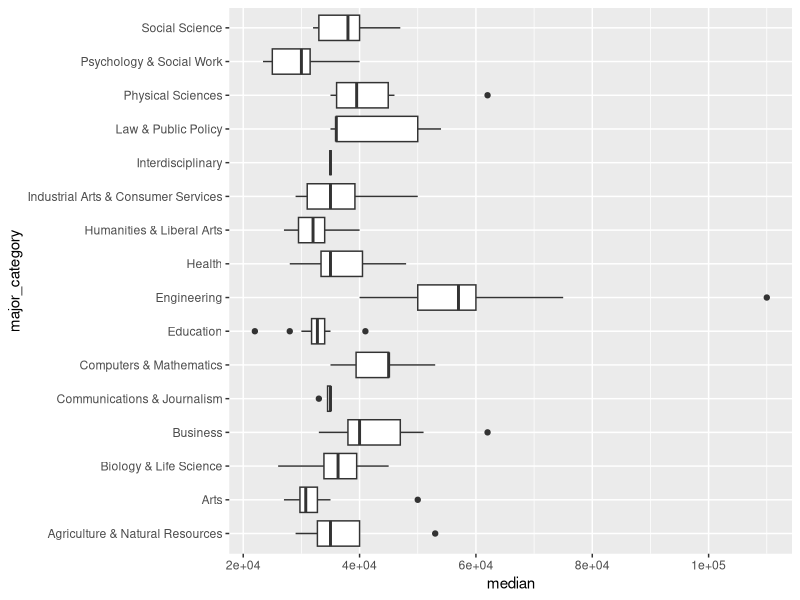
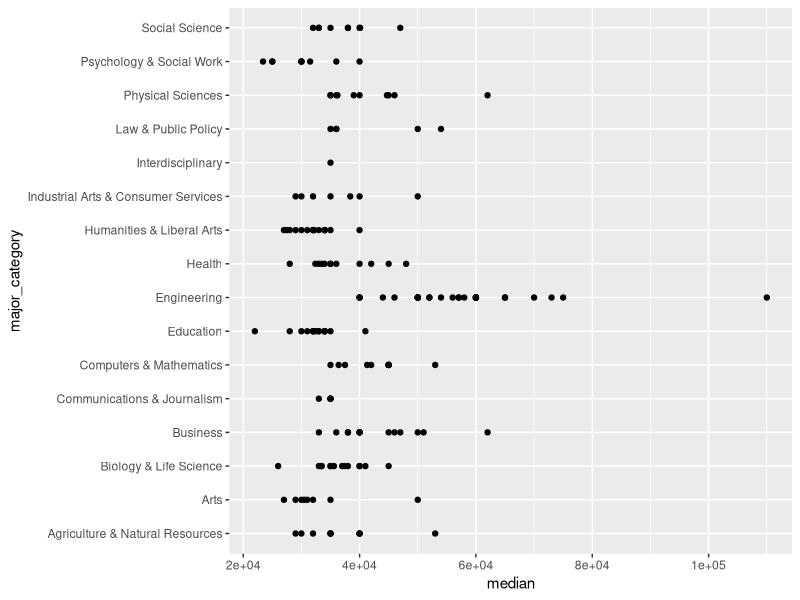

R code for these plots, in order:
## ---- chunk 1
library(tidyverse)
## ---- chunk 2
(college_recent_grads <- read_csv("data/recent-grads.csv"))
## ---- chunk 3
college_recent_grads %>%
  summarise (median_earnings = median(median))
## ---- chunk 4
college_recent_grads %>%
  summarise (sample_size = n(), mean = mean(median), median_earnings = median(median), standard_deviation = sd(median), minimum = min(median), maxiumum = max(median))

## ---- chunk 5
college_recent_grads %>%
  group_by(major_category) %>%
  summarise (sample_size = n(), mean = mean(median), median_earnings = median(median), standard_deviation = sd(median), minimum = min(median), maxiumum = max(median)) %>%
  knitr::kable()
## ---- chunk 6
ggplot(data = college_recent_grads, mapping = aes(x = median, y = major_category)) +
  geom_boxplot()

ggplot(data = college_recent_grads, mapping = aes(x = median, y = major_category)) +
  geom_point()
## ---- chunk 7
college_recent_grads %>%
  group_by(major_category) %>%
  summarise (total = sum(total), sharewoman_median = median(sharewomen), unemployment_rate_median = median(unemployment_rate), median_earnings = median(median)) %>%
  arrange(major_category)
